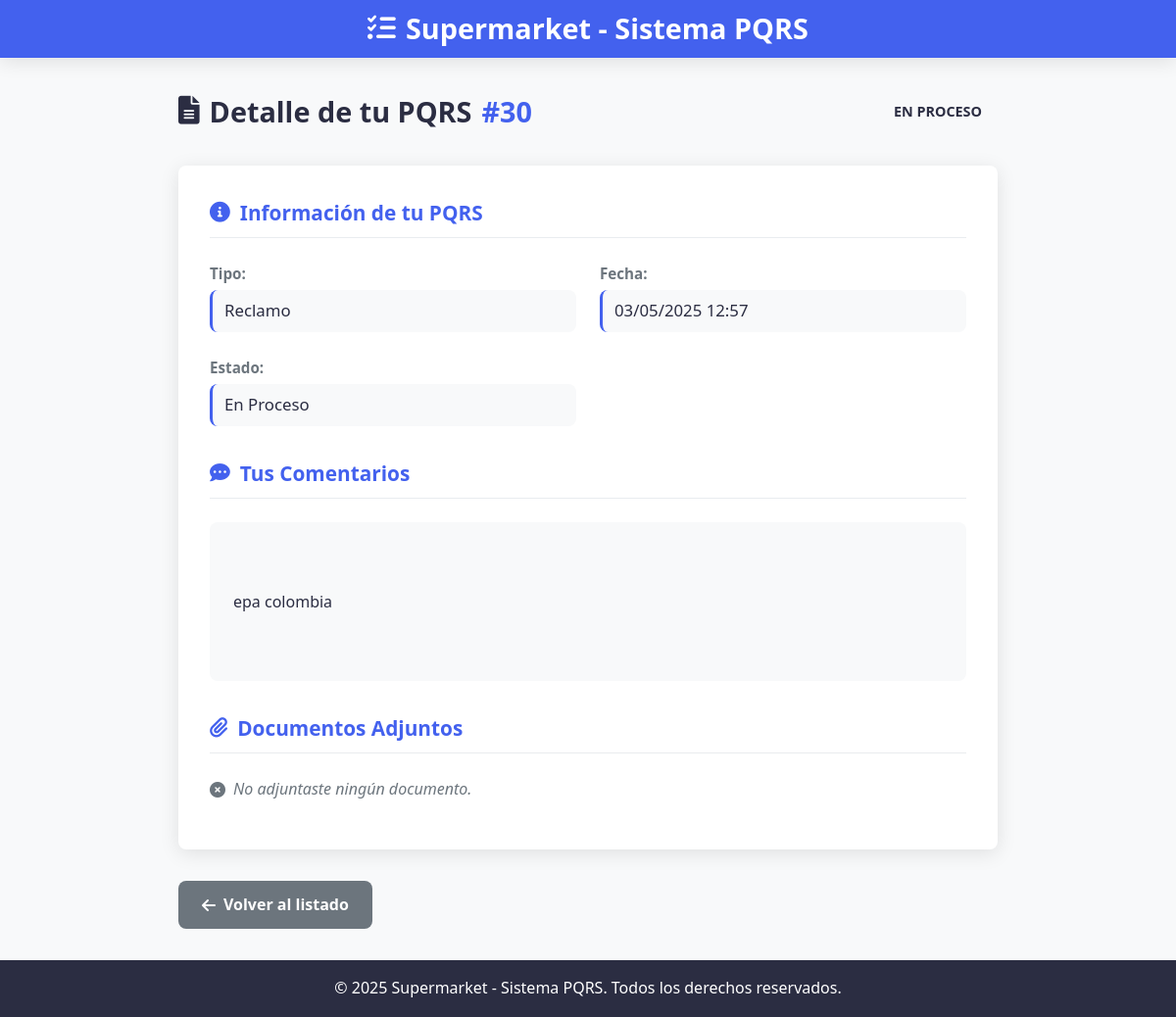
The page /cliente/pqrs/30/ (signed in) on the database its author committed.
### core/models.py (models this page shows, shortened)
class PQRS(models.Model):
    TIPO_RADICADO_CHOICES = [
        ('Petición', 'Petición'),
        ('Queja', 'Queja'),
        ('Reclamo', 'Reclamo'),
        ('Sugerencia', 'Sugerencia'),
    ]
    ESTADO_RADICADO_CHOICES = [
        ('Nuevo', 'Nuevo'),
        ('En Proceso', 'En Proceso'),
        ('Resuelto', 'Resuelto'),
        ('Cerrado', 'Cerrado'),
    ]
    numero_radicado = models.AutoField(primary_key=True)
    fecha_radicado = models.DateTimeField(auto_now_add=True)
    tipo_radicado = models.CharField(max_length=25, choices=TIPO_RADICADO_CHOICES)
    comentarios = models.TextField()
    anexo = models.FileField(upload_to='anexos/', blank=True, null=True)
    cliente = models.ForeignKey(Cliente, on_delete=models.CASCADE, related_name='pqrs')
    estado = models.CharField(max_length=20, choices=ESTADO_RADICADO_CHOICES, default='En Proceso')
    empleado_asignado = models.ForeignKey(Empleado, on_delete=models.SET_NULL, null=True, blank=True, related_name='pqrs_asignados')
    justificacion_del_estado = models.TextField(blank=True, null=True)
    fecha_respuesta = models.DateTimeField(blank=True, null=True)

### core/views.py (the view)
# urls.py: path('cliente/pqrs/<int:numero_radicado>/', detalle_pqrs, name='detalle_pqrs'),
def detalle_pqrs(request, numero_radicado):
    if request.session.get('rol') != 'cliente':
        return redirect('inicio')
    nombre_usuario = request.session.get('usuario')
    cliente = get_object_or_404(Cliente, nombre_completo=nombre_usuario)
    pqrs = get_object_or_404(PQRS, numero_radicado=numero_radicado, cliente=cliente)
    return render(request, 'detalle_pqrs.html', {'pqrs': pqrs, 'usuario': nombre_usuario})

### templates/detalle_pqrs.html (shortened to what this page needs)
{% load static %}
<!DOCTYPE html>
<html lang="es">
<head>
    <link rel="stylesheet" href="{% static 'css/cliente/detalle_pqrs_cliente.css' %}">
    <link rel="stylesheet" href="https://cdnjs.cloudflare.com/ajax/libs/font-awesome/6.0.0/css/all.min.css">
</head>
<body>
    <div class="pqrs-detail-container">
        <header class="pqrs-header">
            <h1><i class="fas fa-tasks"></i> Supermarket - Sistema PQRS</h1>
        </header>
        <main class="pqrs-detail-content">
            <div class="detail-header">
                <h2>
                    <i class="fas fa-file-alt"></i> Detalle de tu PQRS
                    <span class="radicado-number">#{{ pqrs.numero_radicado }}</span>
                </h2>
                <div class="status-badge badge-{{ pqrs.estado|lower }}">
                    {{ pqrs.estado }}
                </div>
            </div>
            <div class="detail-card">
                <div class="detail-section">
                    <h3 class="section-title"><i class="fas fa-info-circle"></i> Información de tu PQRS</h3>
                    <div class="detail-grid">
                        <div class="detail-item">
                            <span class="detail-label">Tipo:</span>
                            <span class="detail-value">{{ pqrs.tipo_radicado }}</span>
                        </div>
                        <div class="detail-item">
                            <span class="detail-label">Fecha:</span>
                            <span class="detail-value">{{ pqrs.fecha_radicado|date:"d/m/Y H:i" }}</span>
                        </div>
                        <div class="detail-item">
                            <span class="detail-label">Estado:</span>
                            <span class="detail-value">{{ pqrs.estado }}</span>
                        </div>
                    </div>
                </div>
                <div class="detail-section">
                    <h3 class="section-title"><i class="fas fa-comment-dots"></i> Tus Comentarios</h3>
                    <div class="comments-box">
                        {{ pqrs.comentarios|linebreaks }}
                    </div>
                </div>
                <div class="detail-section">
                    <h3 class="section-title"><i class="fas fa-paperclip"></i> Documentos Adjuntos</h3>
                    {% if pqrs.anexo %}
                        <div class="attachment-box">
                            <i class="fas fa-file-pdf"></i>
                            <span class="attachment-name">{{ pqrs.anexo.name|cut:"anexos/" }}</span>
                            <a href="{{ pqrs.anexo.url }}" download class="btn-download">
                                <i class="fas fa-download"></i> Descargar
                            </a>
                        </div>
                    {% else %}
                        <p class="no-attachment"><i class="fas fa-times-circle"></i> No adjuntaste ningún documento.</p>
                    {% endif %}
                </div>
            </div>
            <div class="action-buttons">
                <a href="{% url 'listar_pqrs' %}" class="btn btn-back">
                    <i class="fas fa-arrow-left"></i> Volver al listado
                </a>
            </div>
        </main>
        <footer class="pqrs-footer">
            <p>&copy; 2025 Supermarket - Sistema PQRS. Todos los derechos reservados.</p>
        </footer>
    </div>
</body>
</html>

### static/css/cliente/detalle_pqrs_cliente.css (style rules this page uses)
:root { --primary-color: #4361ee; --primary-hover: #3a56d4; --secondary-color: #6c757d; --secondary-hover: #5a6268; --success-color: #28a745; --success-hover: #218838; --info-color: #17a2b8; --info-hover: #138496; --warning-color: #ffc107; --warning-hover: #e0a800; --danger-color: #dc3545; --danger-hover: #bb2d3b; --text-color: #2b2d42; --light-bg: #f8f9fa; --white: #ffffff; --gray-light: #e9ecef; --shadow: 0 4px 20px rgba(0, 0, 0, 0.1); --transition: all 0.3s ease; --border-radius: 8px; }
body { font-family: 'Segoe UI', Tahoma, Geneva, Verdana, sans-serif; background-color: var(--light-bg); color: var(--text-color); margin: 0; padding: 0; line-height: 1.6; }
.pqrs-detail-container { display: flex; flex-direction: column; min-height: 100vh; }
.pqrs-header { background-color: var(--primary-color); color: var(--white); padding: 0.4rem 2rem; box-shadow: var(--shadow); }
.pqrs-header h1 { margin: 0; font-size: 1.8rem; display: flex; align-items: center; justify-content: center; gap: 10px; }
.pqrs-detail-content { flex: 1; padding: 2rem; max-width: 900px; margin: 0 auto; width: 100%; box-sizing: border-box; }
.detail-header { display: flex; justify-content: space-between; align-items: center; margin-bottom: 2rem; flex-wrap: wrap; gap: 1rem; }
.detail-header h2 { font-size: 1.8rem; margin: 0; display: flex; align-items: center; gap: 10px; }
.radicado-number { color: var(--primary-color); font-weight: 700; }
.detail-card { background-color: var(--white); border-radius: var(--border-radius); box-shadow: var(--shadow); padding: 2rem; margin-bottom: 2rem; }
.detail-section { margin-bottom: 2rem; }
.detail-section:last-child { margin-bottom: 0; }
.section-title { font-size: 1.3rem; margin-top: 0; margin-bottom: 1.5rem; color: var(--primary-color); display: flex; align-items: center; gap: 10px; padding-bottom: 0.5rem; border-bottom: 1px solid var(--gray-light); }
.detail-grid { display: grid; grid-template-columns: repeat(auto-fit, minmax(250px, 1fr)); gap: 1.5rem; }
.detail-item { display: flex; flex-direction: column; }
.detail-label { font-weight: 600; color: var(--secondary-color); margin-bottom: 0.3rem; font-size: 0.95rem; }
.detail-value { font-size: 1.05rem; padding: 0.5rem 0.75rem; background-color: var(--light-bg); border-radius: var(--border-radius); border-left: 3px solid var(--primary-color); }
.comments-box { background-color: var(--light-bg); padding: 1.5rem; border-radius: var(--border-radius); line-height: 1.7; white-space: pre-line; }
.no-attachment { color: var(--secondary-color); display: flex; align-items: center; gap: 8px; font-style: italic; }
.status-badge { padding: 0.5rem 1rem; border-radius: 50rem; font-size: 0.9rem; font-weight: 700; text-transform: uppercase; }
.action-buttons { display: flex; justify-content: space-between; gap: 1rem; }
.btn { padding: 0.75rem 1.5rem; border-radius: var(--border-radius); border: none; font-size: 1rem; font-weight: 600; cursor: pointer; transition: var(--transition); display: inline-flex; align-items: center; justify-content: center; gap: 0.5rem; text-decoration: none; }
.btn-back { background-color: var(--secondary-color); color: var(--white); }
.pqrs-footer { background-color: var(--text-color); color: var(--white); text-align: center; margin-top: auto; }

### rows shown on the page
PQRS: numero_radicado "30", estado "EN PROCESO", tipo_radicado "Reclamo", fecha_radicado "03/05/2025 12:57", estado "En Proceso", comentarios "epa colombia"
